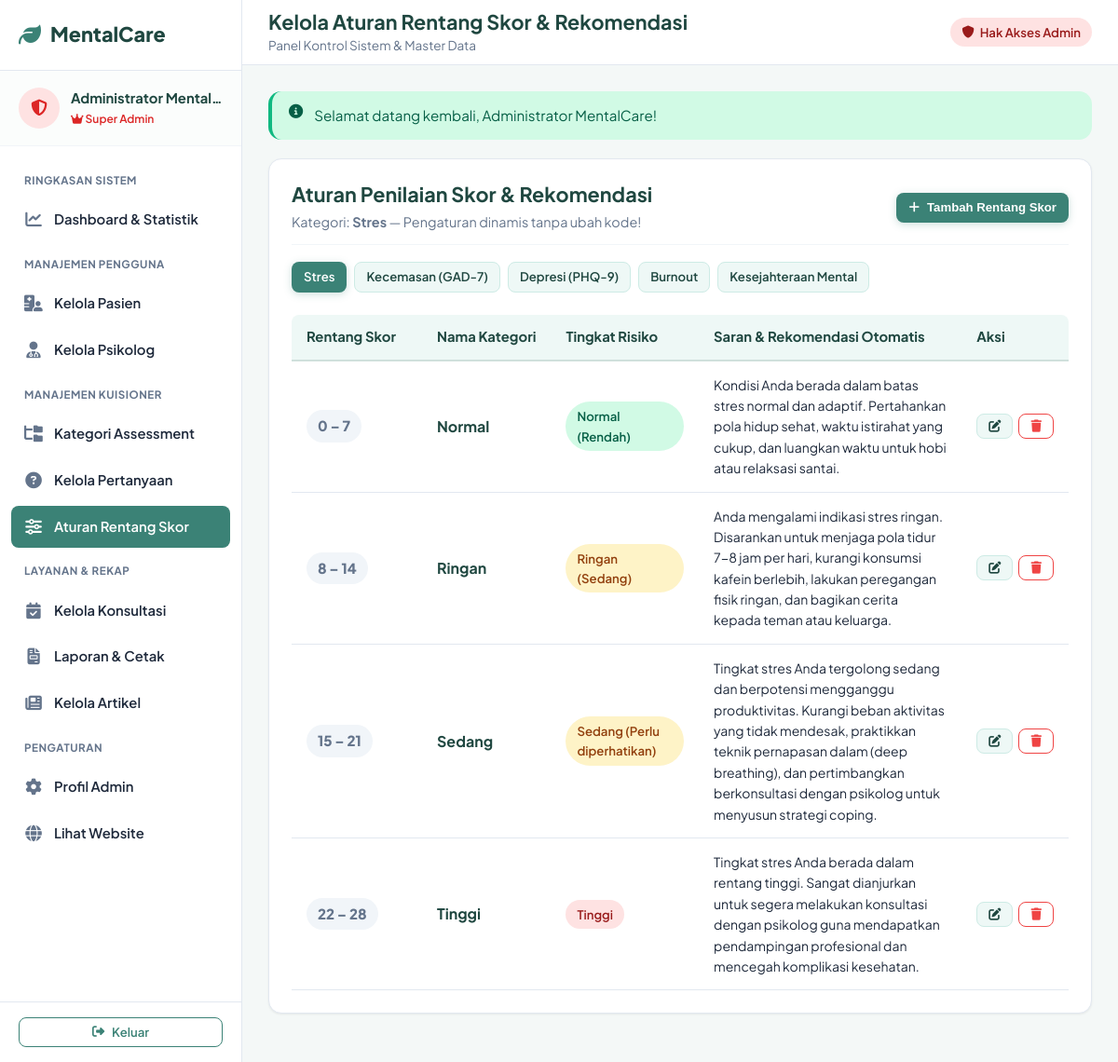
The page /admin/aturan_skor.php (signed in) on the database its author committed.
### tables this page shows
CREATE TABLE kategori_assessment (
  id INT AUTO_INCREMENT PRIMARY KEY,
  nama VARCHAR(100) NOT NULL,
  kode VARCHAR(40) NOT NULL UNIQUE,
  deskripsi TEXT NOT NULL,
  instruksi TEXT NULL,
  icon VARCHAR(50) DEFAULT 'fa-brain',
  status ENUM('aktif', 'nonaktif') NOT NULL DEFAULT 'aktif',
  created_at TIMESTAMP DEFAULT CURRENT_TIMESTAMP
);

CREATE TABLE kategori_skor_aturan (
  id INT AUTO_INCREMENT PRIMARY KEY,
  kategori_id INT NOT NULL,
  skor_min INT NOT NULL,
  skor_max INT NOT NULL,
  nama_kategori VARCHAR(80) NOT NULL COMMENT 'Normal, Ringan, Sedang, Tinggi',
  tingkat_risiko VARCHAR(80) NOT NULL COMMENT 'Rendah, Sedang, Perlu diperhatikan, Tinggi',
  warna_badge VARCHAR(30) NOT NULL DEFAULT 'success' COMMENT 'success, info, warning, danger',
  saran_rekomendasi TEXT NOT NULL,
  created_at TIMESTAMP DEFAULT CURRENT_TIMESTAMP,
  FOREIGN KEY (kategori_id) REFERENCES kategori_assessment(id) ON DELETE CASCADE
);

### admin/aturan_skor.php (the view, shortened to what this page needs)
<?php
require_once __DIR__ . '/../config/config.php';
$kategori_id = (int)($_GET['kategori_id'] ?? $_POST['kategori_id'] ?? 0);
$categories = db()->query('SELECT id, nama, kode FROM kategori_assessment ORDER BY id ASC')->fetchAll();
if ($kategori_id === 0 && !empty($categories)) {
    $kategori_id = (int)$categories[0]['id'];
}
$stmtRules = db()->prepare('
    SELECT * FROM kategori_skor_aturan
    WHERE kategori_id = ?
    ORDER BY skor_min ASC
');
$stmtRules->execute([$kategori_id]);
$rules = $stmtRules->fetchAll();
$stmtCurrKat = db()->prepare('SELECT * FROM kategori_assessment WHERE id = ?');
$stmtCurrKat->execute([$kategori_id]);
$currentKat = $stmtCurrKat->fetch();
require __DIR__ . '/../includes/sidebar_admin.php';
?>
<div class="card">
  <div class="card-header" style="flex-wrap: wrap; gap: 12px;">
    <div>
      <h2 style="font-size: 1.35rem; margin: 0;">Aturan Penilaian Skor & Rekomendasi</h2>
      <p class="muted" style="margin-top: 4px; font-size: 0.9rem;">
        Kategori: <strong><?= e($currentKat['nama'] ?? 'Semua') ?></strong> — Pengaturan dinamis tanpa ubah kode!
      </p>
    </div>
    <div>
      <button class="btn btn-primary btn-sm" onclick="document.getElementById('modalFormRule').style.display='block'">
        <i class="fa-solid fa-plus"></i> Tambah Rentang Skor
      </button>
    </div>
  </div>
  <div style="margin-bottom: 24px; display: flex; gap: 8px; flex-wrap: wrap;">
    <?php foreach ($categories as $cat): ?>
      <a href="<?= url('admin/aturan_skor.php?kategori_id=' . $cat['id']) ?>" class="btn <?= $kategori_id === (int)$cat['id'] ? 'btn-primary' : 'btn-light' ?> btn-sm">
        <?= e($cat['nama']) ?>
      </a>
    <?php endforeach; ?>
  </div>
  <div class="table-responsive">
    <table class="table">
      <thead>
        <tr>
          <th style="width: 140px;">Rentang Skor</th>
          <th>Nama Kategori</th>
          <th>Tingkat Risiko</th>
          <th>Saran & Rekomendasi Otomatis</th>
          <th style="width: 100px;">Aksi</th>
        </tr>
      </thead>
      <tbody>
        <?php if (!empty($rules)): ?>
          <?php foreach ($rules as $r): ?>
            <tr>
              <td>
                <span class="badge badge-secondary" style="font-size: 0.95rem; font-weight: 800;">
                  <?= (int)$r['skor_min'] ?> &ndash; <?= (int)$r['skor_max'] ?>
                </span>
              </td>
              <td>
                <strong style="font-size: 1rem; color: var(--primary-dark);"><?= e($r['nama_kategori']) ?></strong>
              </td>
              <td><?= badge_risiko($r['nama_kategori'], $r['tingkat_risiko']) ?></td>
              <td style="font-size: 0.875rem; color: var(--text-main); max-width: 380px;">
                <?= nl2br(e($r['saran_rekomendasi'])) ?>
              </td>
              <td>
                <div style="display: flex; gap: 6px;">
                  <a href="<?= url('admin/aturan_skor.php?action=edit&id=' . $r['id'] . '&kategori_id=' . $kategori_id) ?>" class="btn btn-light btn-sm" title="Edit">
                    <i class="fa-solid fa-pen-to-square"></i>
                  </a>
                  <form method="post" action="" onsubmit="return confirm('Hapus aturan rentang skor ini?');" style="display: inline;">
                    <button type="submit" class="btn btn-outline btn-sm" style="color:var(--danger)!important; border-color:var(--danger);" title="Hapus">
                      <i class="fa-solid fa-trash"></i>
                    </button>
                  </form>
                </div>
              </td>
            </tr>
          <?php endforeach; ?>
        <?php else: ?>
          <tr><td colspan="5" class="text-center muted" style="padding: 24px;">Belum ada aturan skor yang didaftarkan pada kategori ini.</td></tr>
        <?php endif; ?>
      </tbody>
    </table>
  </div>
</div>
<?php require __DIR__ . '/../includes/dashboard_footer.php'; ?>

### config/config.php (shortened to what this page needs)
<?php
function db(): PDO {
    static $pdo = null;
    if ($pdo === null) {
        $dsn = 'mysql:host=' . DB_HOST . ';dbname=' . DB_NAME . ';charset=utf8mb4';
        $options = [
            PDO::ATTR_ERRMODE => PDO::ERRMODE_EXCEPTION,
            PDO::ATTR_DEFAULT_FETCH_MODE => PDO::FETCH_ASSOC,
            PDO::ATTR_EMULATE_PREPARES => false,
            PDO::MYSQL_ATTR_INIT_COMMAND => "SET NAMES utf8mb4 COLLATE utf8mb4_unicode_ci"
        ];
        $pdo = new PDO($dsn, DB_USER, DB_PASS, $options);
    }
    return $pdo;
}
function e($str): string {
    return htmlspecialchars((string)($str ?? ''), ENT_QUOTES, 'UTF-8');
}
function url(string $path = ''): string {
    $cleanPath = ltrim($path, '/');
    return BASE_URL . ($cleanPath ? '/' . $cleanPath : '');
}
function badge_risiko(string $kategori, string $tingkat_risiko = ''): string {
    $k = strtolower($kategori);
    $r = strtolower($tingkat_risiko);
    $badgeClass = 'badge-success';
    if (strpos($k, 'tinggi') !== false || strpos($r, 'tinggi') !== false || strpos($k, 'berat') !== false) {
        $badgeClass = 'badge-danger';
    } elseif (strpos($k, 'sedang') !== false || strpos($r, 'perlu') !== false || strpos($r, 'sedang') !== false) {
        $badgeClass = 'badge-warning';
    } elseif (strpos($k, 'ringan') !== false) {
        $badgeClass = 'badge-info';
    }
    $text = e($kategori);
    if ($tingkat_risiko && $tingkat_risiko !== $kategori) {
        $text .= ' (' . e($tingkat_risiko) . ')';
    }
    return '<span class="badge ' . $badgeClass . '">' . $text . '</span>';
}

### assets/css/style.css (style rules this page uses)
:root { --primary: #3b8276; --primary-hover: #2f695f; --primary-light: #eef8f6; --primary-dark: #1f4740; --secondary: #0284c7; --secondary-light: #e0f2fe; --accent: #14b8a6; --success: #10b981; --success-bg: #d1fae5; --success-text: #065f46; --info: #0ea5e9; --info-bg: #e0f2fe; --info-text: #0369a1; --warning: #f59e0b; --warning-bg: #fef3c7; --warning-text: #92400e; --danger: #ef4444; --danger-bg: #fee2e2; --danger-text: #991b1b; --bg-body: #f4f8f7; --bg-card: #ffffff; --text-main: #1e293b; --text-muted: #64748b; --border-color: #e2e8f0; --border-light: #f1f5f9; --sidebar-width: 260px; --navbar-height: 70px; --radius-sm: 8px; --radius-md: 14px; --radius-lg: 20px; --radius-full: 9999px; --shadow-sm: 0 1px 3px rgba(0,0,0,0.04), 0 1px 2px rgba(0,0,0,0.03); --shadow-md: 0 4px 6px -1px rgba(0,0,0,0.06), 0 2px 4px -2px rgba(0,0,0,0.04); --shadow-lg: 0 10px 15px -3px rgba(0,0,0,0.07), 0 4px 6px -4px rgba(0,0,0,0.04); --transition: all 0.25s cubic-bezier(0.4, 0, 0.2, 1); }
* { box-sizing: border-box; margin: 0; padding: 0; }
body { font-family: 'Plus Jakarta Sans', system-ui, -apple-system, sans-serif; background-color: var(--bg-body); color: var(--text-main); line-height: 1.6; font-size: 0.975rem; -webkit-font-smoothing: antialiased; }
a { color: var(--primary); text-decoration: none; transition: var(--transition); }
h1, h2, h3, h4, h5, h6 { color: var(--primary-dark); font-weight: 700; line-height: 1.3; }
h2 { font-size: 1.75rem; }
p { margin-bottom: 0.85rem; }
p:last-child { margin-bottom: 0; }
.muted { color: var(--text-muted); }
.btn { display: inline-flex; align-items: center; justify-content: center; gap: 8px; padding: 10px 20px; font-size: 0.95rem; font-weight: 600; border-radius: var(--radius-md); border: 1px solid transparent; cursor: pointer; text-decoration: none; transition: var(--transition); line-height: 1.4; white-space: nowrap; }
.btn-primary { background-color: var(--primary); color: #ffffff !important; box-shadow: 0 2px 8px rgba(59, 130, 118, 0.25); }
.btn-outline { background-color: transparent; color: var(--primary) !important; border-color: var(--primary); }
.btn-light { background-color: var(--primary-light); color: var(--primary-dark) !important; border-color: #cdebe5; }
.btn-sm { padding: 6px 12px; font-size: 0.825rem; border-radius: var(--radius-sm); }
.badge { display: inline-flex; align-items: center; gap: 6px; padding: 5px 12px; font-size: 0.825rem; font-weight: 600; border-radius: var(--radius-full); }
.badge-success { background-color: var(--success-bg); color: var(--success-text); }
.badge-warning { background-color: var(--warning-bg); color: var(--warning-text); }
.badge-danger { background-color: var(--danger-bg); color: var(--danger-text); }
.badge-secondary { background-color: #f1f5f9; color: var(--text-muted); }
.card { background: var(--bg-card); border-radius: var(--radius-md); padding: 24px; box-shadow: var(--shadow-sm); border: 1px solid var(--border-color); margin-bottom: 24px; transition: var(--transition); }
.card-header { display: flex; align-items: center; justify-content: space-between; margin-bottom: 18px; padding-bottom: 12px; border-bottom: 1px solid var(--border-light); }
.card-header h3, .card-header h2 { margin: 0; }
.table-responsive { width: 100%; overflow-x: auto; -webkit-overflow-scrolling: touch; }
table.table { width: 100%; border-collapse: separate; border-spacing: 0; font-size: 0.925rem; }
table.table th { background-color: var(--primary-light); color: var(--primary-dark); font-weight: 700; padding: 12px 16px; text-align: left; border-bottom: 2px solid #cfe0dc; white-space: nowrap; }
table.table th:first-child { border-top-left-radius: var(--radius-sm); }
table.table th:last-child { border-top-right-radius: var(--radius-sm); }
table.table td { padding: 14px 16px; border-bottom: 1px solid var(--border-color); vertical-align: middle; }

### rows shown on the page
kategori_assessment: nama "Stres"
kategori_assessment: nama "Kecemasan (GAD-7)"
kategori_assessment: nama "Depresi (PHQ-9)"
kategori_assessment: nama "Burnout"
kategori_assessment: nama "Kesejahteraan Mental"
kategori_skor_aturan: skor_min "0", skor_max "7", nama_kategori "Normal", text "Normal (Rendah)", saran_rekomendasi "Kondisi Anda berada dalam batas stres normal dan adaptif. Pertahankan pola hidup sehat, waktu istirahat yang cukup, dan luangkan waktu untuk hobi atau relaksasi santai."
kategori_skor_aturan: skor_min "8", skor_max "14", nama_kategori "Ringan", text "Ringan (Sedang)", saran_rekomendasi "Anda mengalami indikasi stres ringan. Disarankan untuk menjaga pola tidur 7-8 jam per hari, kurangi konsumsi kafein berlebih, lakukan peregangan fisik ringan, dan bagikan cerita kepada teman atau keluarga."
kategori_skor_aturan: skor_min "15", skor_max "21", nama_kategori "Sedang", text "Sedang (Perlu diperhatikan)", saran_rekomendasi "Tingkat stres Anda tergolong sedang dan berpotensi mengganggu produktivitas. Kurangi beban aktivitas yang tidak mendesak, praktikkan teknik pernapasan dalam (deep breathing), dan pertimbangkan berkonsultasi dengan psikolog untuk menyusun strategi coping."
kategori_skor_aturan: skor_min "22", skor_max "28", nama_kategori "Tinggi", saran_rekomendasi "Tingkat stres Anda berada dalam rentang tinggi. Sangat dianjurkan untuk segera melakukan konsultasi dengan psikolog guna mendapatkan pendampingan profesional dan mencegah komplikasi kesehatan."

### other values the page prints
APP_NAME "MentalCare"
$u['nama'] "Administrator Mental…"
$pageTitle "Kelola Aturan Rentang Skor & Rekomendasi"
$flash['message'] "Selamat datang kembali, Administrator MentalCare!"
